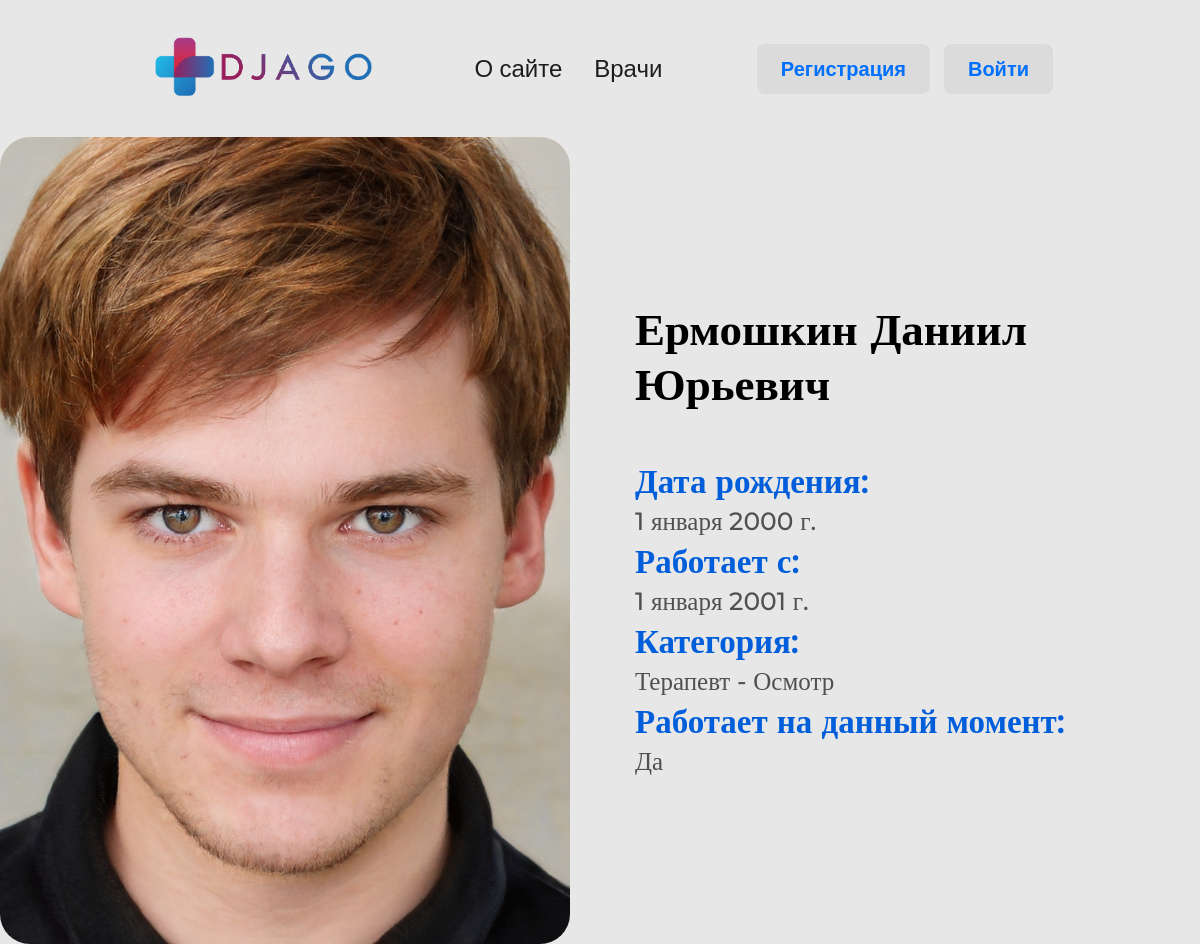
The page /medics/Ermoshkin/ on the database as committed earlier.
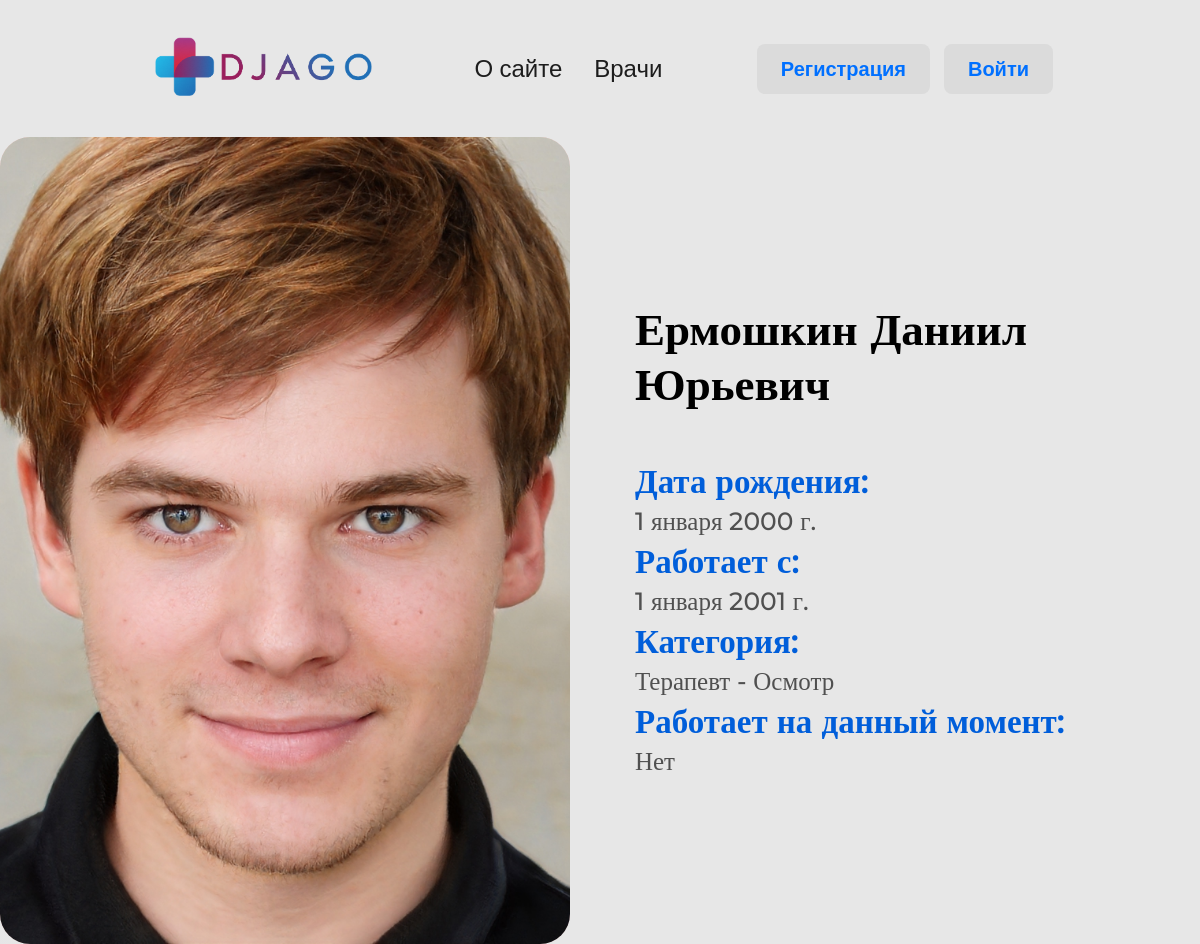
The same page on the database as committed later.
### patients/views.py (the view)
# urls.py: path('medics/<slug:med_slug>/', ShowMedic.as_view(), name='medic'),
class ShowMedic(DataMixin, DetailView):
    model = Medics
    template_name = 'patients/medics.html'
    slug_url_kwarg = 'med_slug'
    context_object_name = 'med'
    def get_context_data(self, *, object_list=None, **kwargs):
        context = super().get_context_data(**kwargs)
        c_def = self.get_user_context(title="Врач")
        return {**context, **c_def}

### patients/models.py (called while the page is built)
    def __str__(self):
        return f'{self.grouptype} - {self.service}'

### patients/utils.py (called while the page is built)
    def get_user_context(self, **kwargs):
        context = kwargs
        context['menu'] = menu
        return context

### patients/templates/patients/medics.html
{% extends 'patients/base.html' %}
{% block content %}
<div class="card_container">
              <div class="card_photo-container">
                            {% if med.photo %}
                            <img class="medphoto" src="{{med.photo.url}}" alt="Medics photo">
                            {% endif %}
              </div>
              <div class="card_info-container">
                            <p class="card_fullname">{{med.last_name}} {{med.first_name}} {{med.middle_name}}</p>
                            <p class="card_infotext">Дата рождения:
                            <p class="card_info-from-object">{{med.birth_date}}</p>
                            </p>
                            <p class="card_infotext">Работает с:
                            <p class="card_info-from-object">{{med.works_from}}</p>
                            </p>
                            <p class="card_infotext">Категория:
                            <p class="card_info-from-object">{{med.grouptype}}</p>
                            </p>
                            {% if med.is_working %}
                            <p class="card_infotext">Работает на данный момент:
                            <p class="card_info-from-object">Да</p>
                            </p>
                            {% else %} <p class="card_infotext">Работает на данный момент:
                            <p class="card_info-from-object">Нет</p>
                            </p>
                            {% endif %}
              </div>
</div>
{% endblock %}

Rows that differ between the two databases and show on the page:
changed Medics "Ермошкин": is_working True → False (drawn)
Other text that changed with them:
text no longer shown: "Да"
text now shown: "Нет"
